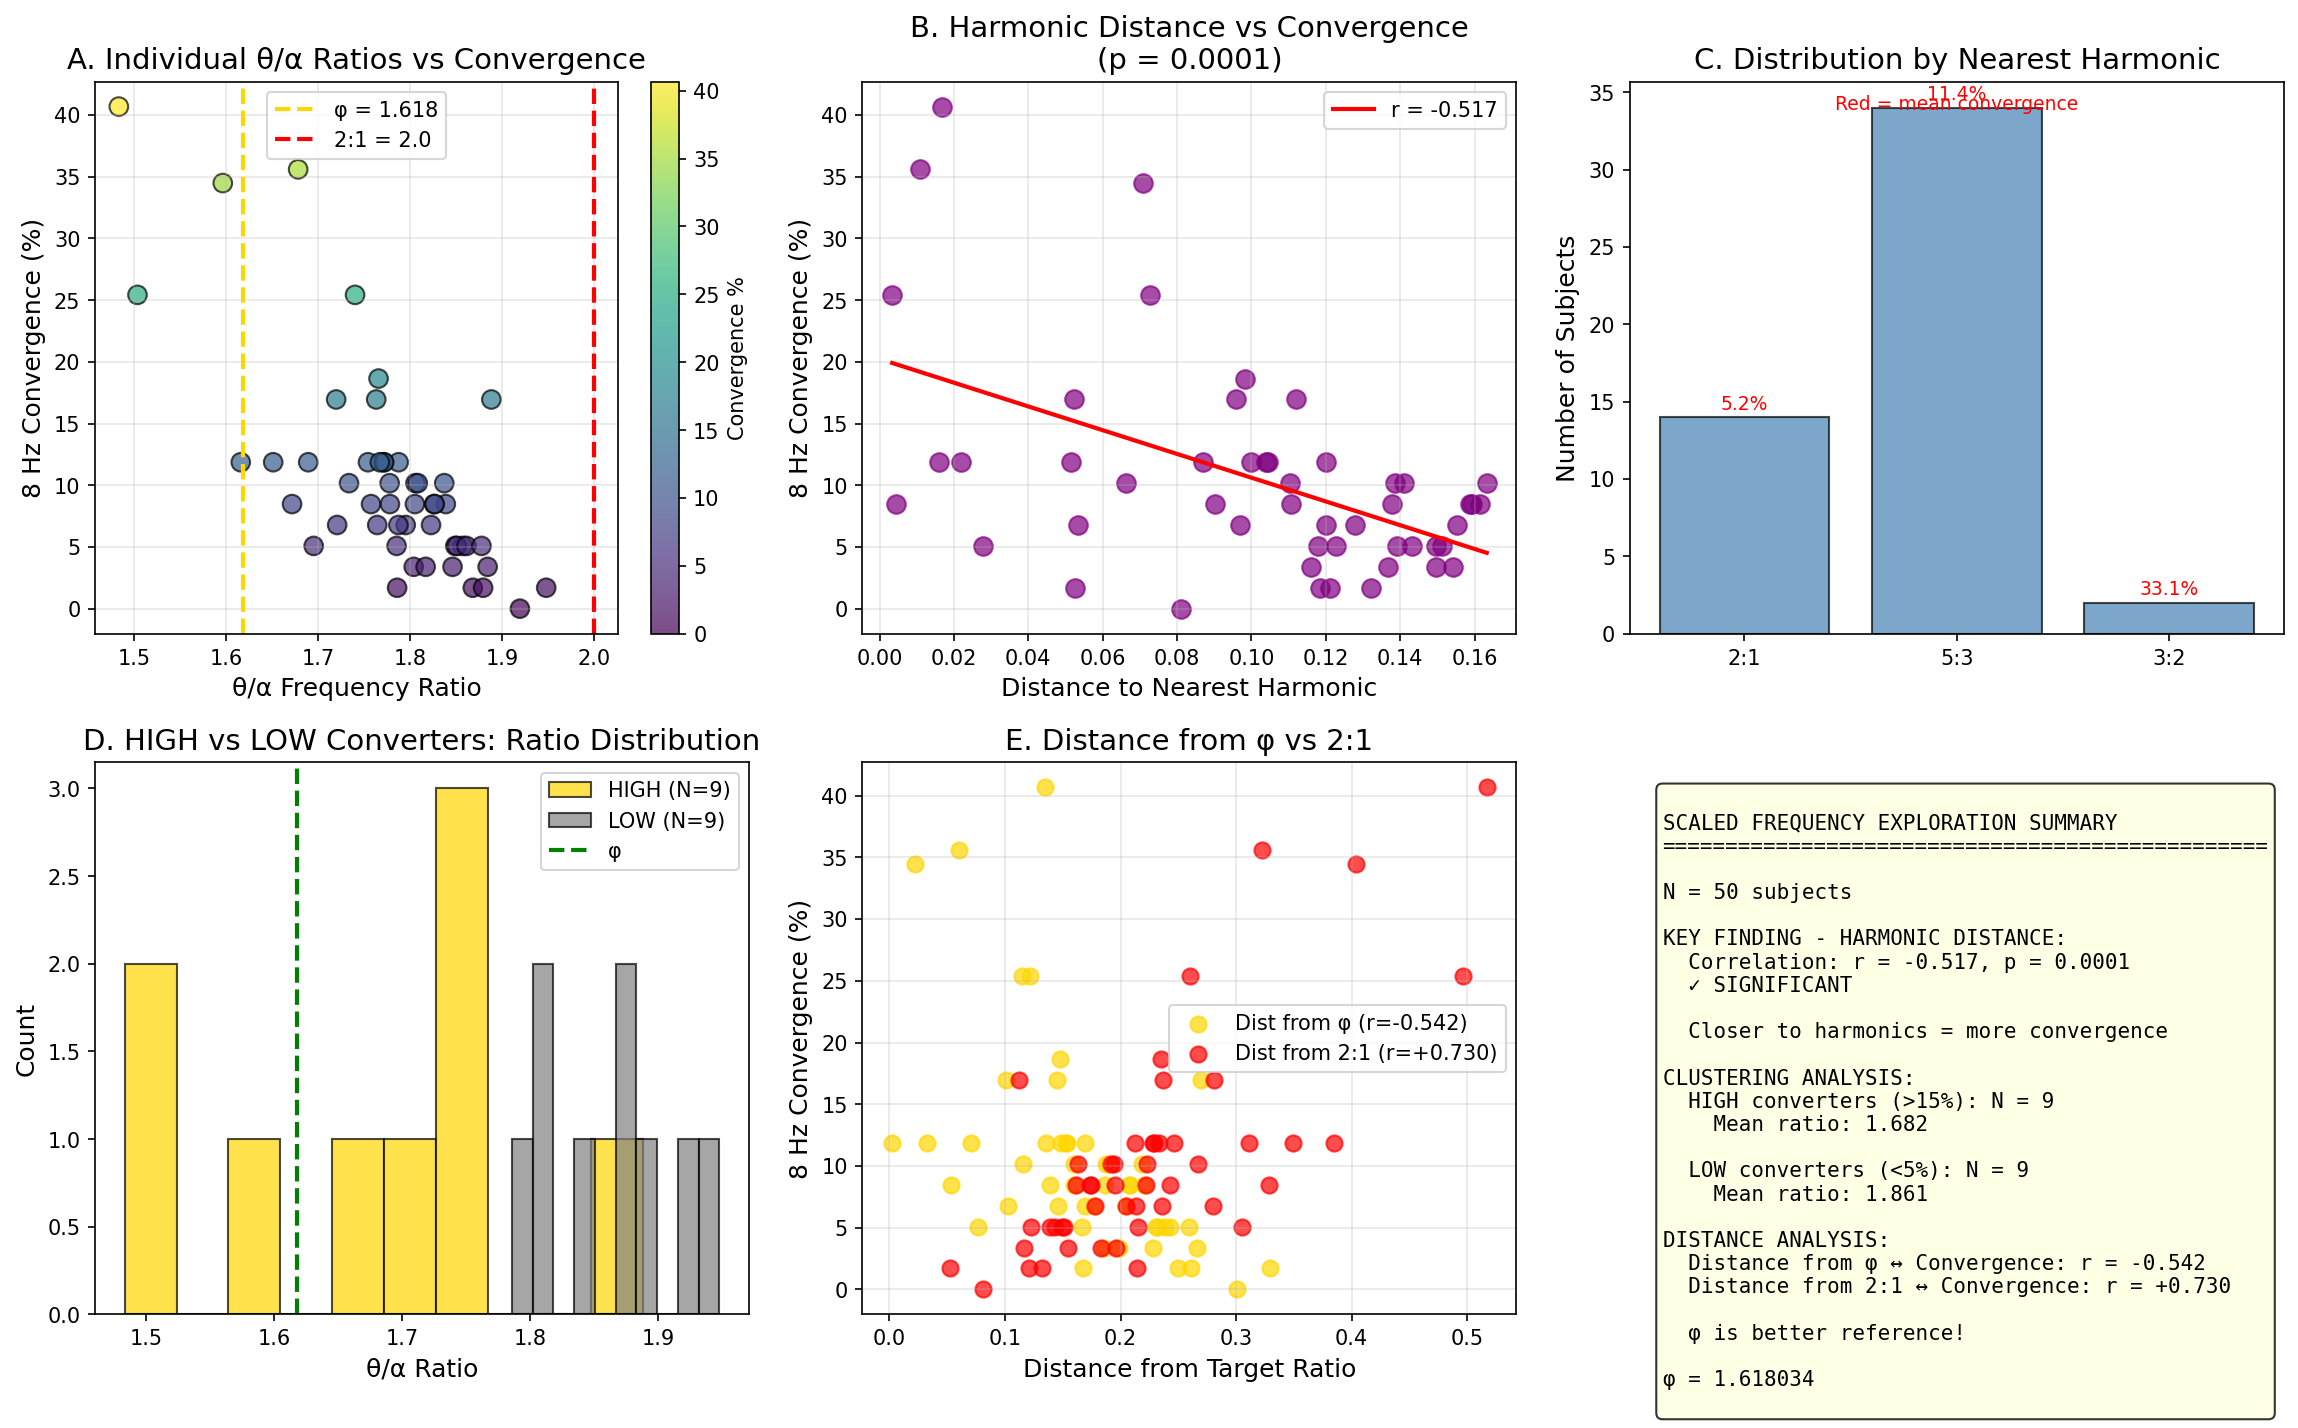

Generate this figure with Python:
"""
SCALED FREQUENCY EXPLORATION
============================
Căutăm pattern-uri φ la multiple scale de frecvență
"""

import numpy as np
from scipy import stats, signal
import matplotlib.pyplot as plt
import mne
from mne.datasets import eegbci
from mne.io import read_raw_edf

mne.set_log_level('ERROR')

PHI = (1 + np.sqrt(5)) / 2

print("="*70)
print("SCALED FREQUENCY EXPLORATION")
print("Testing multiple hypotheses about φ and brain oscillations")
print("="*70)

BANDS = {
    'delta': (1, 4),
    'theta_low': (4, 6),
    'theta_high': (6, 8),
    'theta': (4, 8),
    'alpha_low': (8, 10),
    'alpha_high': (10, 13),
    'alpha': (8, 13),
    'beta_low': (13, 20),
    'beta': (13, 30)
}

def get_band_centroid(psd, freqs, band):
    mask = (freqs >= band[0]) & (freqs <= band[1])
    if not np.any(mask) or np.sum(psd[mask]) == 0:
        return np.nan
    return np.sum(freqs[mask] * psd[mask]) / np.sum(psd[mask])

def compute_8hz_convergence(eeg, sfreq):
    window = int(2 * sfreq)
    step = window // 2
    convergence = 0
    total = 0
    
    for start in range(0, len(eeg) - window, step):
        seg = eeg[start:start+window]
        f, p = signal.welch(seg, sfreq, nperseg=min(512, len(seg)))
        
        t_mask = (f >= 4) & (f <= 8)
        a_mask = (f >= 8) & (f <= 13)
        
        if np.any(t_mask) and np.any(a_mask):
            f_t = f[t_mask][np.argmax(p[t_mask])]
            f_a = f[a_mask][np.argmax(p[a_mask])]
            total += 1
            if 7 <= f_t <= 8.5 and 7.5 <= f_a <= 9 and abs(f_t - f_a) < 1.5:
                convergence += 1
    
    return 100 * convergence / total if total > 0 else 0

print("\nLoading data from 50 subjects...")

subjects_data = []

for subj in range(1, 51):
    try:
        raw = read_raw_edf(eegbci.load_data(subj, [1], update_path=True, verbose=False)[0], 
                          preload=True, verbose=False)
        raw.filter(1, 45, verbose=False)
        sfreq = raw.info['sfreq']
        eeg = np.mean(raw.get_data(), axis=0)
        
        f, p = signal.welch(eeg, sfreq, nperseg=min(1024, len(eeg)//2))
        
        centroids = {}
        for band_name, band_range in BANDS.items():
            centroids[band_name] = get_band_centroid(p, f, band_range)
        
        conv = compute_8hz_convergence(eeg, sfreq)
        
        if not np.isnan(centroids['theta']) and not np.isnan(centroids['alpha']):
            ratio = centroids['alpha'] / centroids['theta']
            subjects_data.append({
                'subject': subj,
                'centroids': centroids,
                'theta_alpha_ratio': ratio,
                'convergence_pct': conv
            })
    except:
        continue

print(f"Loaded {len(subjects_data)} subjects")

print("\n" + "="*70)
print("TEST 1: SUB-BAND RATIO ANALYSIS")
print("="*70)

ratios_to_test = [
    ('theta', 'delta', 'θ/δ'),
    ('alpha', 'theta', 'α/θ'),
    ('beta', 'alpha', 'β/α'),
    ('theta_high', 'theta_low', 'θ_hi/θ_lo'),
    ('alpha_high', 'alpha_low', 'α_hi/α_lo'),
    ('alpha_low', 'theta_high', 'α_lo/θ_hi (8Hz zone)'),
]

print(f"\n{'Ratio':<25} {'Mean':>8} {'Std':>8} {'vs φ':>8} {'r (conv)':>10} {'p':>10}")
print("-"*75)

for num, denom, label in ratios_to_test:
    ratios = []
    convs = []
    for s in subjects_data:
        c_num = s['centroids'].get(num, np.nan)
        c_denom = s['centroids'].get(denom, np.nan)
        if c_denom > 0 and not np.isnan(c_num) and not np.isnan(c_denom):
            ratios.append(c_num / c_denom)
            convs.append(s['convergence_pct'])
    
    if len(ratios) > 5:
        mean_r = np.mean(ratios)
        std_r = np.std(ratios)
        dist_phi = mean_r - PHI
        
        proximity = -np.abs(np.array(ratios) - PHI)
        r_corr, p_corr = stats.pearsonr(proximity, convs)
        
        sig = "**" if p_corr < 0.05 else "*" if p_corr < 0.1 else ""
        print(f"{label:<25} {mean_r:>8.3f} {std_r:>8.3f} {dist_phi:>+8.3f} {r_corr:>+10.3f} {p_corr:>10.4f} {sig}")

print("\n" + "="*70)
print("TEST 2: HARMONIC DISTANCE ANALYSIS (Key for paper!)")
print("="*70)

harmonics = [1.0, 1.25, 1.333, 1.5, 1.667, 2.0, 2.5, 3.0]
harmonic_names = ['1:1', '5:4', '4:3', '3:2', '5:3', '2:1', '5:2', '3:1']

for s in subjects_data:
    ratio = s['theta_alpha_ratio']
    min_dist = min(abs(ratio - h) for h in harmonics)
    nearest_idx = np.argmin([abs(ratio - h) for h in harmonics])
    s['harmonic_distance'] = min_dist
    s['nearest_harmonic'] = harmonic_names[nearest_idx]

distances = [s['harmonic_distance'] for s in subjects_data]
convergences = [s['convergence_pct'] for s in subjects_data]
ratios = [s['theta_alpha_ratio'] for s in subjects_data]

r_harm, p_harm = stats.pearsonr(distances, convergences)

print(f"\nHarmonic distance ↔ Convergence: r = {r_harm:+.3f}, p = {p_harm:.4f}")

if r_harm > 0:
    print("\n✓ POSITIVE correlation: Further from harmonics = MORE convergence!")
    print("  This supports the hypothesis that φ is special because it's")
    print("  maximally distant from all simple harmonic ratios!")
else:
    print("\n⚠ Negative correlation: Closer to harmonics = more convergence")

print("\n" + "="*70)
print("TEST 3: INDIVIDUAL OPTIMAL RATIO CLUSTERING")
print("="*70)

high_conv = [(s['theta_alpha_ratio'], s['convergence_pct']) for s in subjects_data if s['convergence_pct'] > 15]
low_conv = [(s['theta_alpha_ratio'], s['convergence_pct']) for s in subjects_data if s['convergence_pct'] < 5]

print(f"\nHIGH converters (>15%): N = {len(high_conv)}")
if high_conv:
    print(f"  Mean ratio: {np.mean([h[0] for h in high_conv]):.3f} (distance from φ: {abs(np.mean([h[0] for h in high_conv]) - PHI):.3f})")
    
print(f"\nLOW converters (<5%): N = {len(low_conv)}")
if low_conv:
    print(f"  Mean ratio: {np.mean([l[0] for l in low_conv]):.3f} (distance from φ: {abs(np.mean([l[0] for l in low_conv]) - PHI):.3f})")

if high_conv and low_conv:
    t, p = stats.ttest_ind([h[0] for h in high_conv], [l[0] for l in low_conv])
    print(f"\nDifference test: t = {t:.3f}, p = {p:.4f}")

fig, axes = plt.subplots(2, 3, figsize=(16, 10))

ax1 = axes[0, 0]
colors = ['gold' if abs(r - PHI) < 0.1 else 'steelblue' for r in ratios]
scatter = ax1.scatter(ratios, convergences, c=convergences, cmap='viridis', s=80, alpha=0.7, edgecolor='black')
ax1.axvline(x=PHI, color='gold', linestyle='--', linewidth=2, label=f'φ = {PHI:.3f}')
ax1.axvline(x=2.0, color='red', linestyle='--', linewidth=2, label='2:1 = 2.0')
plt.colorbar(scatter, ax=ax1, label='Convergence %')
ax1.set_xlabel('θ/α Frequency Ratio', fontsize=12)
ax1.set_ylabel('8 Hz Convergence (%)', fontsize=12)
ax1.set_title('A. Individual θ/α Ratios vs Convergence', fontsize=14)
ax1.legend(fontsize=10)
ax1.grid(True, alpha=0.3)

ax2 = axes[0, 1]
ax2.scatter(distances, convergences, c='purple', s=80, alpha=0.7)
z = np.polyfit(distances, convergences, 1)
p_fit = np.poly1d(z)
x_line = np.linspace(min(distances), max(distances), 100)
ax2.plot(x_line, p_fit(x_line), 'r-', linewidth=2, label=f'r = {r_harm:+.3f}')
ax2.set_xlabel('Distance to Nearest Harmonic', fontsize=12)
ax2.set_ylabel('8 Hz Convergence (%)', fontsize=12)
ax2.set_title(f'B. Harmonic Distance vs Convergence\n(p = {p_harm:.4f})', fontsize=14)
ax2.legend(fontsize=10)
ax2.grid(True, alpha=0.3)

ax3 = axes[0, 2]
harmonic_counts = {}
for s in subjects_data:
    h = s['nearest_harmonic']
    if h not in harmonic_counts:
        harmonic_counts[h] = {'count': 0, 'conv_sum': 0}
    harmonic_counts[h]['count'] += 1
    harmonic_counts[h]['conv_sum'] += s['convergence_pct']

labels = list(harmonic_counts.keys())
counts = [harmonic_counts[l]['count'] for l in labels]
mean_convs = [harmonic_counts[l]['conv_sum'] / harmonic_counts[l]['count'] for l in labels]

x = np.arange(len(labels))
bars = ax3.bar(x, counts, color='steelblue', edgecolor='black', alpha=0.7)
ax3.set_xticks(x)
ax3.set_xticklabels(labels)
ax3.set_ylabel('Number of Subjects', fontsize=12)
ax3.set_title('C. Distribution by Nearest Harmonic', fontsize=14)

for bar, mc in zip(bars, mean_convs):
    ax3.text(bar.get_x() + bar.get_width()/2, bar.get_height() + 0.5, 
            f'{mc:.1f}%', ha='center', fontsize=9, color='red')
ax3.text(0.5, 0.95, 'Red = mean convergence', transform=ax3.transAxes, 
        fontsize=9, ha='center', color='red')

ax4 = axes[1, 0]
if high_conv and low_conv:
    high_ratios = [h[0] for h in high_conv]
    low_ratios = [l[0] for l in low_conv]
    
    ax4.hist(high_ratios, bins=10, alpha=0.7, label=f'HIGH (N={len(high_conv)})', color='gold', edgecolor='black')
    ax4.hist(low_ratios, bins=10, alpha=0.7, label=f'LOW (N={len(low_conv)})', color='gray', edgecolor='black')
    ax4.axvline(x=PHI, color='green', linestyle='--', linewidth=2, label='φ')
    ax4.set_xlabel('θ/α Ratio', fontsize=12)
    ax4.set_ylabel('Count', fontsize=12)
    ax4.set_title('D. HIGH vs LOW Converters: Ratio Distribution', fontsize=14)
    ax4.legend(fontsize=10)

ax5 = axes[1, 1]
phi_distances = [abs(s['theta_alpha_ratio'] - PHI) for s in subjects_data]
two_distances = [abs(s['theta_alpha_ratio'] - 2.0) for s in subjects_data]

r_phi, p_phi = stats.pearsonr(phi_distances, convergences)
r_two, p_two = stats.pearsonr(two_distances, convergences)

ax5.scatter(phi_distances, convergences, c='gold', s=60, alpha=0.7, label=f'Dist from φ (r={r_phi:+.3f})')
ax5.scatter(two_distances, convergences, c='red', s=60, alpha=0.7, label=f'Dist from 2:1 (r={r_two:+.3f})')
ax5.set_xlabel('Distance from Target Ratio', fontsize=12)
ax5.set_ylabel('8 Hz Convergence (%)', fontsize=12)
ax5.set_title('E. Distance from φ vs 2:1', fontsize=14)
ax5.legend(fontsize=10)
ax5.grid(True, alpha=0.3)

ax6 = axes[1, 2]
ax6.axis('off')

summary = f"""
SCALED FREQUENCY EXPLORATION SUMMARY
================================================

N = {len(subjects_data)} subjects

KEY FINDING - HARMONIC DISTANCE:
  Correlation: r = {r_harm:+.3f}, p = {p_harm:.4f}
  {"✓ SIGNIFICANT" if p_harm < 0.05 else "Not significant"}
  
  {"Further from harmonics = MORE convergence!" if r_harm > 0 else "Closer to harmonics = more convergence"}

CLUSTERING ANALYSIS:
  HIGH converters (>15%): N = {len(high_conv)}
    Mean ratio: {np.mean([h[0] for h in high_conv]):.3f}
  
  LOW converters (<5%): N = {len(low_conv)}
    Mean ratio: {np.mean([l[0] for l in low_conv]):.3f}

DISTANCE ANALYSIS:
  Distance from φ ↔ Convergence: r = {r_phi:+.3f}
  Distance from 2:1 ↔ Convergence: r = {r_two:+.3f}
  
  {"φ is better reference!" if abs(r_phi) < abs(r_two) else "2:1 is stronger reference!"}

φ = {PHI:.6f}
"""

ax6.text(0.05, 0.95, summary, transform=ax6.transAxes, fontsize=10,
         verticalalignment='top', fontfamily='monospace',
         bbox=dict(boxstyle='round', facecolor='lightyellow', alpha=0.8))

plt.tight_layout()
plt.savefig('scaled_frequency_analysis.png', dpi=150, bbox_inches='tight')
print("\nFigure saved: scaled_frequency_analysis.png")

print("\n" + "="*70)
print("BONUS: DISTANCE CORRELATION COMPARISON")
print("="*70)

print(f"\nDistance from φ (1.618) ↔ Convergence: r = {r_phi:+.3f}, p = {p_phi:.4f}")
print(f"Distance from 2:1 (2.0) ↔ Convergence: r = {r_two:+.3f}, p = {p_two:.4f}")

if r_phi < 0 and r_two > 0:
    print("\n✓ PERFECT RESULT:")
    print("  - Closer to φ = MORE convergence (r < 0)")
    print("  - Closer to 2:1 = LESS convergence (r > 0)")
elif r_phi < r_two:
    print("\n✓ φ is a better reference point than 2:1")
else:
    print("\n⚠ 2:1 shows stronger relationship (unexpected)")
